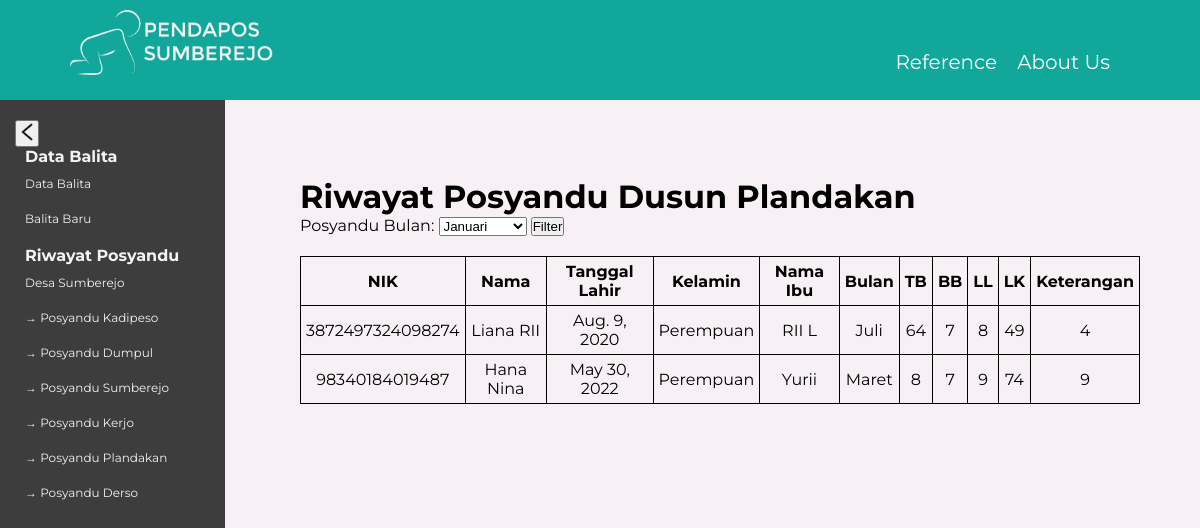
The page /riwayat/plandakan (signed in) on the database its author committed.
### main/models.py (models this page shows, shortened)
class Profil(models.Model):
    nik     = models.IntegerField()
    nama    = models.CharField(max_length=40)
    tgl     = models.DateField()
    kelamin = models.CharField(max_length=10)
    namaibu = models.CharField(max_length=40)
    nikibu  = models.IntegerField()
    dusun  = models.CharField(max_length=30, default='Sumberejo')

class Posyandu(models.Model):
    bulan  = models.CharField(max_length=20, default='Januari')
    nik = models.ForeignKey(Profil, on_delete=models.CASCADE)
    tb  = models.IntegerField()
    bb  = models.IntegerField()
    ll  = models.IntegerField()
    lk  = models.IntegerField()
    ket = models.CharField(max_length=20,)

### main/views.py (the view)
# urls.py: path('riwayat/plandakan', views.plandakan, name=''),
@login_required
def plandakan(response):
    profils = Profil.objects.prefetch_related('posyandu_set')
    profils = profils.filter(dusun='Plandakan')
    if response.method == 'POST':
        forms = BulanForm(response.POST)
        if forms.is_valid():
            bulan = forms.cleaned_data['bulan']
            profils = Profil.objects.prefetch_related(
                Prefetch('posyandu_set', Posyandu.objects.filter(bulan=bulan))
            ).filter(posyandu__bulan=bulan, dusun='Plandakan')
    else:
        forms = BulanForm()
    context = {
        'profils' : profils,
        'forms' : forms
    }
    return render(response, 'dusunplandakan.html', context)

### main/forms.py
class BulanForm(forms.Form):
    pilihanbulan = [
    ('Januari', 'Januari'),
    ('Februari', 'Februari'),
    ('Maret', 'Maret'),
    ('April', 'April'),
    ('Mei', 'Mei'),
    ('Juni', 'Juni'),
    ('Juli', 'Juli'),
    ('Agustus', 'Agustus'),
    ('September', 'September'),
    ('Oktober', 'Oktober'),
    ('November', 'November'),
    ('Desember', 'Desember'),
]
    bulan = forms.ChoiceField(
        widget = forms.Select,
        choices = pilihanbulan,
        label = 'Posyandu Bulan'
    )

### main/templates/dusunplandakan.html (shortened to what this page needs)
{% extends 'base.html' %}
{% load static %}
{% block style %}
    <link rel='stylesheet' type='text/css' href={% static 'all.css' %}>
{% endblock %}
{% block content %}
    <div class='intro'>
        <h1>Riwayat Posyandu Dusun Plandakan</h1>
        <form method='POST' action=''>
            {{ forms }}
            <button type='submit' name='save'>Filter</button>
        </form>
    </div>
    <table>
        <thead>
            <tr>
                <th>NIK</th>
                <th>Nama</th>
                <th>Tanggal Lahir</th>
                <th>Kelamin</th>
                <th>Nama Ibu</th>
                <th>Bulan</th>
                <th>TB</th>
                <th>BB</th>
                <th>LL</th>
                <th>LK</th>
                <th>Keterangan</th>
            </tr>
        </thead>
        <tbody>
            {% for profil in profils %}
            {% for posyandu in profil.posyandu_set.all %}
            <tr>
                <td>{{ profil.nik }}</td>
                <td>{{ profil.nama }}</td>
                <td>{{ profil.tgl }}</td>
                <td>{{ profil.kelamin }}</td>
                <td>{{ profil.namaibu }}</td>
                <td>{{ posyandu.bulan }}</td>
                <td>{{ posyandu.tb }}</td>
                <td>{{ posyandu.bb }}</td>
                <td>{{ posyandu.ll }}</td>
                <td>{{ posyandu.lk }}</td>
                <td>{{ posyandu.ket }}</td>
            </tr>
            {% endfor %}
            {% empty %}
            <tr>
                <td colspan="11">No data available</td>
            </tr>
            {% endfor %}
        </tbody>
    </table>
{% endblock %}

### main/static/all.css (style rules this page uses)
* { margin: 0; padding: 0; }
body { background-color: #F7F0F5; margin-bottom: 50px; }
table { margin-left: 300px; width: 70%; border-collapse: collapse; font-family: 'Montserrat', sans-serif; }
th, td { border: 1px solid black; padding: 5px; text-align: center; }
.intro { margin-top: 40px; width: 60%; margin-left: 300px; margin-bottom: 20px; font-family: 'Montserrat', sans-serif; }

### rows shown on the page
Profil: nik "3872497324098274", nama "Liana RII", tgl "Aug. 9, 2020", kelamin "Perempuan", namaibu "RII L"
Posyandu: bulan "Juli", tb "64", bb "7", ll "8", lk "49", ket "4"
Profil: nik "98340184019487", nama "Hana Nina", tgl "May 30, 2022", kelamin "Perempuan", namaibu "Yurii"
Posyandu: bulan "Maret", tb "8", bb "7", ll "9", lk "74", ket "9"
